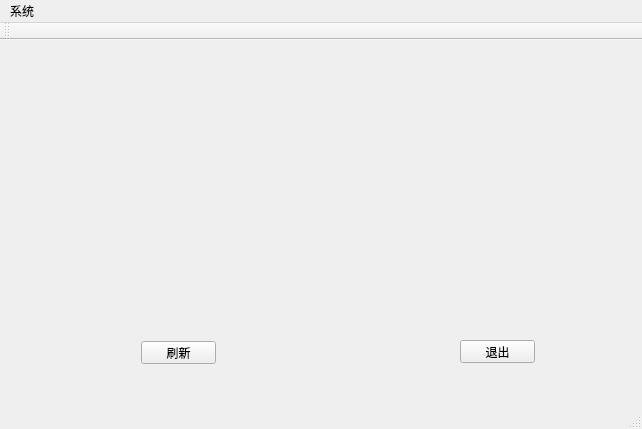
<?xml version="1.0" encoding="UTF-8"?>
<ui version="4.0">
 <class>TJ_csphClass</class>
 <widget class="QMainWindow" name="TJ_csphClass">
  <property name="geometry">
   <rect>
    <x>0</x>
    <y>0</y>
    <width>642</width>
    <height>429</height>
   </rect>
  </property>
  <property name="windowTitle">
   <string>TJ_csph</string>
  </property>
  <widget class="QWidget" name="centralWidget">
   <widget class="QPushButton" name="pushButton">
    <property name="geometry">
     <rect>
      <x>460</x>
      <y>300</y>
      <width>75</width>
      <height>23</height>
     </rect>
    </property>
    <property name="text">
     <string>退出</string>
    </property>
   </widget>
   <widget class="QPushButton" name="pushButton_2">
    <property name="geometry">
     <rect>
      <x>141</x>
      <y>301</y>
      <width>75</width>
      <height>23</height>
     </rect>
    </property>
    <property name="text">
     <string>刷新</string>
    </property>
   </widget>
  </widget>
  <widget class="QMenuBar" name="menuBar">
   <property name="geometry">
    <rect>
     <x>0</x>
     <y>0</y>
     <width>642</width>
     <height>23</height>
    </rect>
   </property>
   <widget class="QMenu" name="menu">
    <property name="title">
     <string>系统</string>
    </property>
    <addaction name="actioninput"/>
   </widget>
   <addaction name="menu"/>
  </widget>
  <widget class="QToolBar" name="mainToolBar">
   <attribute name="toolBarArea">
    <enum>TopToolBarArea</enum>
   </attribute>
   <attribute name="toolBarBreak">
    <bool>false</bool>
   </attribute>
  </widget>
  <widget class="QStatusBar" name="statusBar"/>
  <action name="actioninput">
   <property name="text">
    <string>input</string>
   </property>
  </action>
 </widget>
 <layoutdefault spacing="6" margin="11"/>
 <resources>
  <include location="TJ_csph.qrc"/>
 </resources>
 <connections>
  <connection>
   <sender>pushButton_2</sender>
   <signal>clicked()</signal>
   <receiver>TJ_csphClass</receiver>
   <slot>on_refleshslot()</slot>
   <hints>
    <hint type="sourcelabel">
     <x>198</x>
     <y>344</y>
    </hint>
    <hint type="destinationlabel">
     <x>295</x>
     <y>348</y>
    </hint>
   </hints>
  </connection>
  <connection>
   <sender>pushButton</sender>
   <signal>clicked()</signal>
   <receiver>TJ_csphClass</receiver>
   <slot>on_exitslot()</slot>
   <hints>
    <hint type="sourcelabel">
     <x>494</x>
     <y>346</y>
    </hint>
    <hint type="destinationlabel">
     <x>568</x>
     <y>346</y>
    </hint>
   </hints>
  </connection>
 </connections>
 <slots>
  <slot>on_refleshslot()</slot>
  <slot>on_exitslot()</slot>
 </slots>
</ui>
